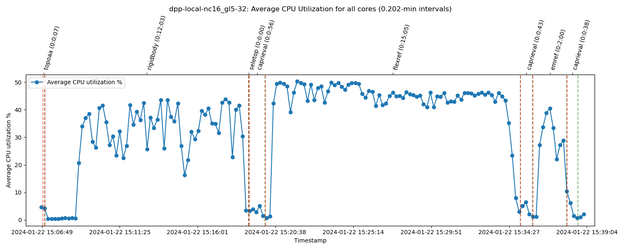
#> input picture data_analysis/run_analysis/run.dpp-local-nc16_gl5-32.cfg.parsed/run_avg_cpu_util_all.png, 625 x 250 px, shrunk from 1500 x 600 before the run, found by its file name
$ python 'Stitching Images.py'
#> lines starting #> are read from the running program, lines starting #| are printed output that depends on the picture
#!/usr/bin/env python
# coding: utf-8

# In[6]:


from PIL import Image
from enum import Enum
from pathlib import Path

run_dir = Path("../examples/exp-local/runs")


class Img(Enum):
    run_avg_cpu_freq = "run_avg_cpu_freq.png"
    run_avg_cpu_util_all = "run_avg_cpu_util_all.png"
    run_avg_cpu_util_every = "run_avg_cpu_util_every.png"
    run_avg_mem_util = "run_avg_mem_util.png"
    run_avg_normalized = "run_avg_normalized.png"


class Mode(Enum):
    LOCAL = "local"
    HPC = "hpc"
    MPI = "mpi"


class Workflow(Enum):
    DAA = "daa"
    DPP = "dpp"


class Node(Enum):
    gl2 = "gl2"
    gl4 = "gl4"
    gl5 = "gl5"
    gl6 = "gl6"


def get_image_path(workflow: 'Workflow', ncores: int, node: 'Node', trial: int, image: 'Img'):
    return run_dir / f"run.{workflow.value}-{Mode.LOCAL.value}-nc{ncores}_{node.value}-{trial}.cfg.parsed" / image.value


def glue_images_horizontally(images, output_path):
    images = [Image.open(x) for x in images]
    widths, heights = zip(*(i.size for i in images))

    total_width = sum(widths)
    max_height = max(heights)

    new_im = Image.new('RGB', (total_width, max_height))

    x_offset = 0
    for im in images:
        new_im.paste(im, (x_offset, 0))
        x_offset += im.size[0]

    new_im.save(output_path)


def glue_images_vertically(images, output_path):
    images = [Image.open(x) for x in images]
#> images = 4 items
    widths, heights = zip(*(i.size for i in images))
#> widths = (625, 625, 625, 625); heights = (250, 250, 250, 250)

    total_height = sum(heights)
#> total_height = 1000
    max_width = max(widths)
#> max_width = 625

    new_im = Image.new('RGB', (max_width, total_height))
#> new_im: PIL image 625x1000 RGB; every value is 0

    y_offset = 0
    for im in images:
        new_im.paste(im, (0, y_offset))
        y_offset += im.size[1]
#> this loop made 4 passes
#> y_offset on passes 1 to 4: 250, 500, 750, 1000
#> after the loop, y_offset = 1000

    new_im.save(output_path)


# In[16]:


output_dir = Path("./run_analysis/")
glue_images_vertically([get_image_path(Workflow.DAA, 4, Node.gl5, 31, Img.run_avg_cpu_util_all),
                        get_image_path(Workflow.DAA, 8, Node.gl5, 31, Img.run_avg_cpu_util_all),
                        get_image_path(Workflow.DAA, 16, Node.gl5, 41, Img.run_avg_cpu_util_all),
                        get_image_path(Workflow.DAA, 32, Node.gl5, 41, Img.run_avg_cpu_util_all)],
                       output_dir / "daa-cpu_util_all-ncores-cmp.png")

glue_images_vertically([get_image_path(Workflow.DAA, 4, Node.gl5, 31, Img.run_avg_mem_util),
                        get_image_path(Workflow.DAA, 8, Node.gl5, 31, Img.run_avg_mem_util),
                        get_image_path(Workflow.DAA, 16, Node.gl5, 41, Img.run_avg_mem_util),
                        get_image_path(Workflow.DAA, 32, Node.gl5, 41, Img.run_avg_mem_util)],
                       output_dir / "daa-mem_util-ncores-cmp.png")
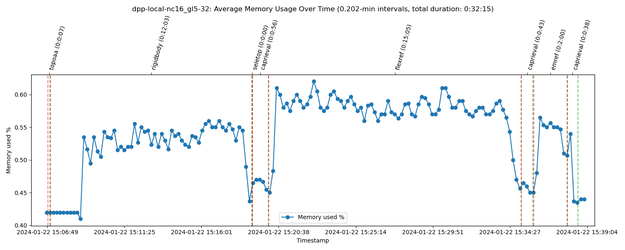
#> input picture data_analysis/run_analysis/run.dpp-local-nc16_gl5-32.cfg.parsed/run_avg_mem_util.png, 625 x 250 px, shrunk from 1500 x 600 before the run, found by its file name
#> the loop in glue_images_vertically (call 2), `for im in images:` made 4 passes

glue_images_vertically([get_image_path(Workflow.DPP, 4, Node.gl5, 33, Img.run_avg_cpu_util_all),
                        get_image_path(Workflow.DPP, 8, Node.gl5, 33, Img.run_avg_cpu_util_all),
                        get_image_path(Workflow.DPP, 16, Node.gl5, 33, Img.run_avg_cpu_util_all),
                        get_image_path(Workflow.DPP, 32, Node.gl5, 33, Img.run_avg_cpu_util_all)],
                       output_dir / "dpp-cpu_util_all-ncores-cmp.png")

glue_images_vertically([get_image_path(Workflow.DPP, 4, Node.gl5, 33, Img.run_avg_mem_util),
                        get_image_path(Workflow.DPP, 8, Node.gl5, 33, Img.run_avg_mem_util),
                        get_image_path(Workflow.DPP, 16, Node.gl5, 33, Img.run_avg_mem_util),
                        get_image_path(Workflow.DPP, 32, Node.gl5, 33, Img.run_avg_mem_util)],
                       output_dir / "dpp-mem_util-ncores-cmp.png")

glue_images_vertically([get_image_path(Workflow.DAA, 8, Node.gl5, 31, Img.run_avg_cpu_freq),
                        get_image_path(Workflow.DAA, 8, Node.gl5, 31, Img.run_avg_cpu_util_all),
                        get_image_path(Workflow.DAA, 8, Node.gl5, 31, Img.run_avg_mem_util)],
                       output_dir / "daa-8nc-metrics-cmp.png")
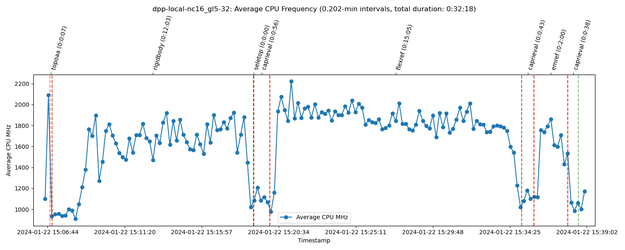
#> input picture data_analysis/run_analysis/run.dpp-local-nc16_gl5-32.cfg.parsed/run_avg_cpu_freq.png, 625 x 250 px, shrunk from 1500 x 600 before the run, found by its file name
#> in glue_images_vertically (call 5), `images = [Image.open(x) for x in images]`: images = 3 items
#> in glue_images_vertically (call 5), `widths, heights = zip(*(i.size for i in images))`: widths = (625, 625, 625); heights = (250, 250, 250)
#> in glue_images_vertically (call 5), `total_height = sum(heights)`: total_height = 750
#> in glue_images_vertically (call 5), `new_im = Image.new('RGB', (max_width, total_height))`: new_im: PIL image 625x750 RGB; every value is 0
#> the loop in glue_images_vertically (call 5), `for im in images:` made 3 passes
#> after the loop in glue_images_vertically (call 5), `for im in images:`:
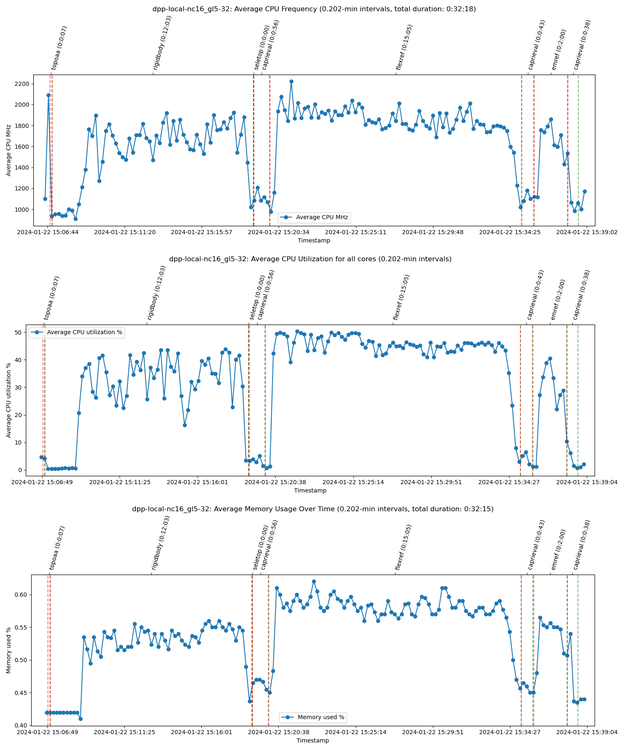
#> new_im: PIL image 625x750 RGB; mean R, G, B 245.1, 246.7, 247.8

glue_images_vertically([get_image_path(Workflow.DPP, 16, Node.gl5, 33, Img.run_avg_cpu_util_all),
                        get_image_path(Workflow.DPP, 16, Node.gl5, 33, Img.run_avg_cpu_util_every)],
                       output_dir / "dpp-16nc-cpu_util-every-all-cmp.png")
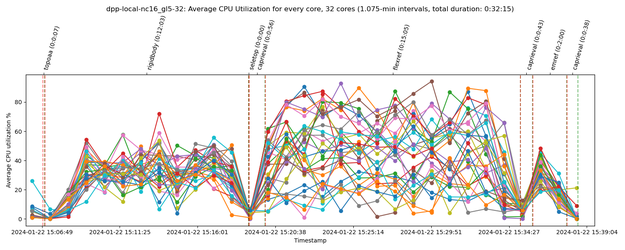
#> input picture data_analysis/run_analysis/run.dpp-local-nc16_gl5-32.cfg.parsed/run_avg_cpu_util_every.png, 625 x 250 px, shrunk from 1500 x 600 before the run, found by its file name
#> in glue_images_vertically (call 6), `images = [Image.open(x) for x in images]`: images = 2 items
#> in glue_images_vertically (call 6), `widths, heights = zip(*(i.size for i in images))`: widths = (625, 625); heights = (250, 250)
#> in glue_images_vertically (call 6), `total_height = sum(heights)`: total_height = 500
#> in glue_images_vertically (call 6), `new_im = Image.new('RGB', (max_width, total_height))`: new_im: PIL image 625x500 RGB; every value is 0
#> the loop in glue_images_vertically (call 6), `for im in images:` made 2 passes
#> after the loop in glue_images_vertically (call 6), `for im in images:`:
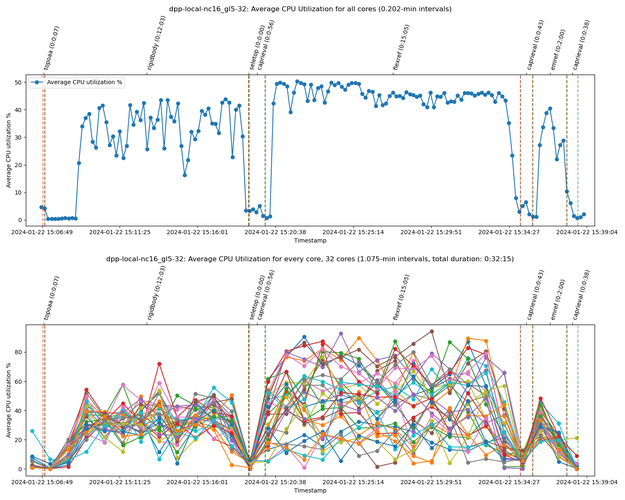
#> new_im: PIL image 625x500 RGB; mean R, G, B 240.1, 239.9, 239.4

glue_images_vertically([get_image_path(Workflow.DAA, 32, Node.gl5, 42, Img.run_avg_cpu_util_all),
                        get_image_path(Workflow.DPP, 32, Node.gl5, 35, Img.run_avg_cpu_util_all)],
                       output_dir / "32nc-workflow-cmp.png")
#> the loop in glue_images_vertically (call 7), `for im in images:` made 2 passes
#> after the loop in glue_images_vertically (call 7), `for im in images:`:
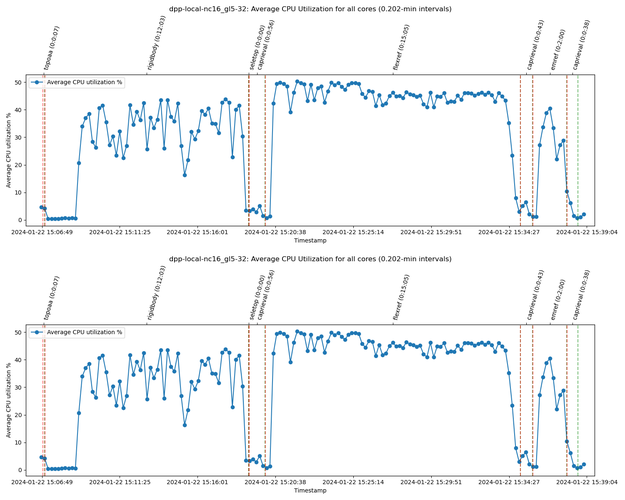
#> new_im: PIL image 625x500 RGB; mean R, G, B 244.9, 246.6, 247.8

glue_images_vertically([get_image_path(Workflow.DPP, 4, Node.gl5, 32, Img.run_avg_cpu_util_every),
                        get_image_path(Workflow.DPP, 8, Node.gl5, 31, Img.run_avg_cpu_util_every),
                        get_image_path(Workflow.DPP, 16, Node.gl5, 31, Img.run_avg_cpu_util_every),
                        get_image_path(Workflow.DPP, 32, Node.gl5, 31, Img.run_avg_cpu_util_every)],
                       output_dir / "dpp-cpu_util_every-ncores-cmp.png")
#> in glue_images_vertically (call 8), `images = [Image.open(x) for x in images]`: images = 4 items
#> in glue_images_vertically (call 8), `widths, heights = zip(*(i.size for i in images))`: widths = (625, 625, 625, 625); heights = (250, 250, 250, 250)
#> in glue_images_vertically (call 8), `total_height = sum(heights)`: total_height = 1000
#> the loop in glue_images_vertically (call 8), `for im in images:` made 4 passes
#> after the loop in glue_images_vertically (call 8), `for im in images:`:
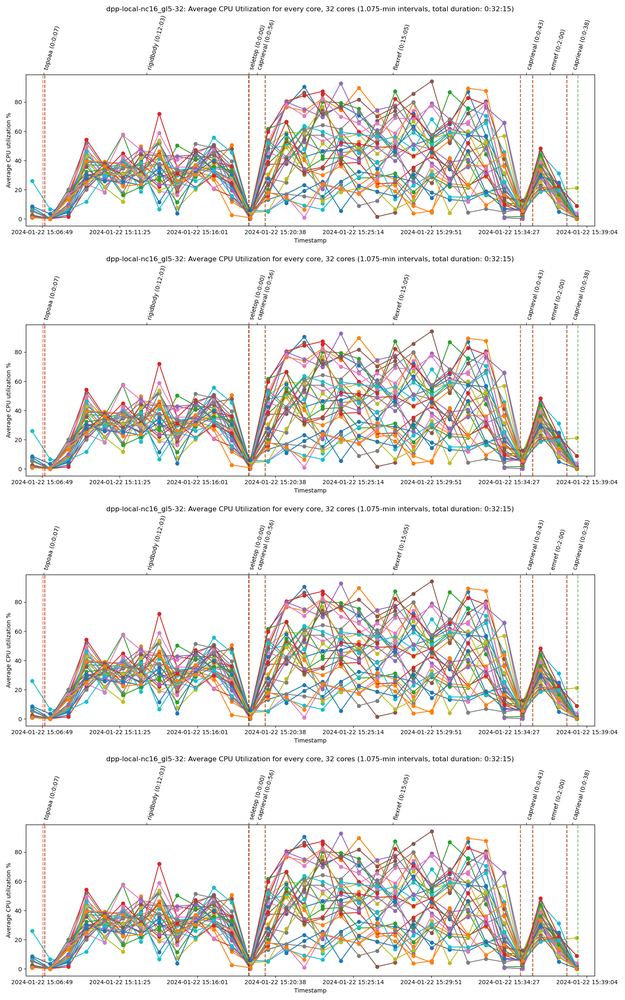
#> new_im: PIL image 625x1000 RGB; mean R, G, B 235.3, 233.3, 231.1


# In[ ]:
